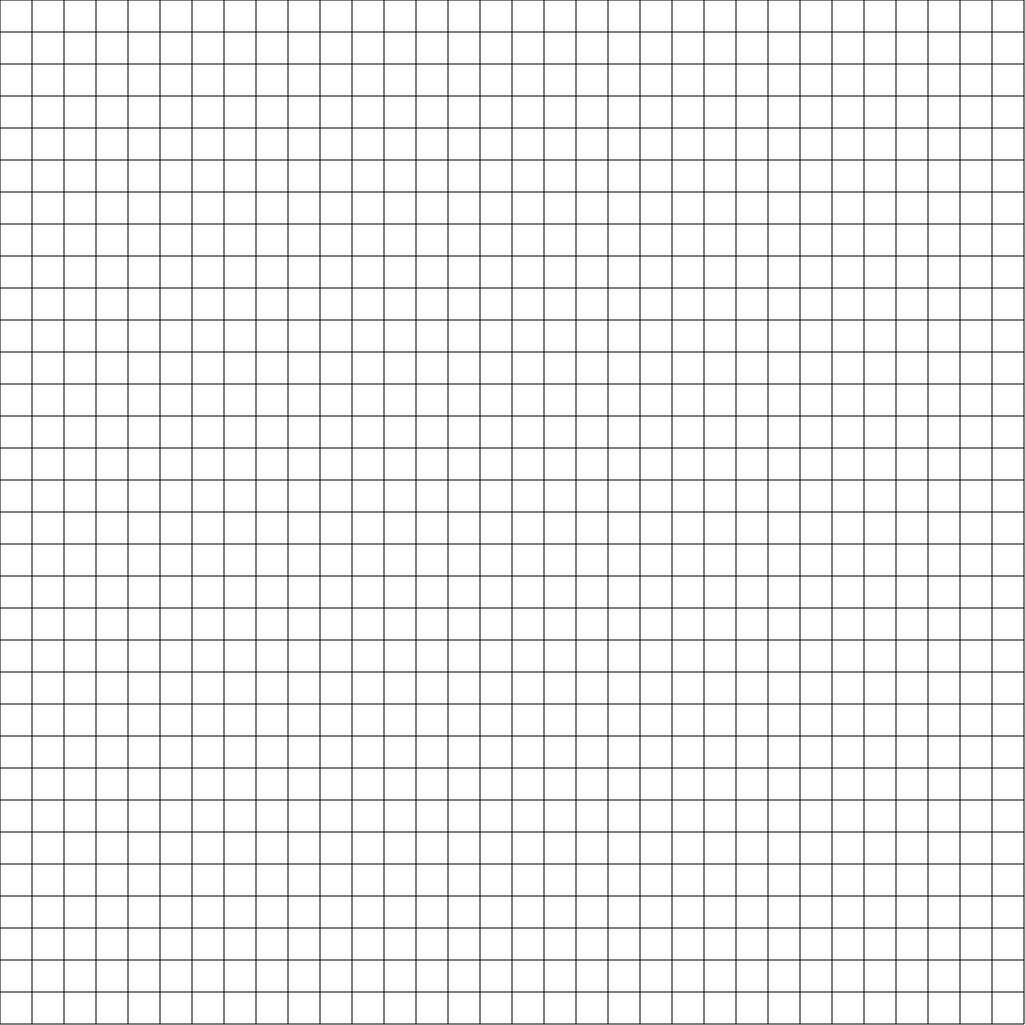
Frame 1 (no input)
Frame 60 (no input): identical to frame 1, image omitted
Frame 120 (the mouse pressed at the canvas centre since frame 60): identical to frame 1, image omitted

The p5.js sketch that drew this single still picture (run headless with seeded random() and noise() and a simulated clock; from frame 60 on, the mouse is pressed at the canvas centre):

// p5.js sketch
// ── sketch.js
let grid = []
let stack = []
let numberOfCells = 32
let cellSize, currentCell
let startIndex = {x: NaN, y: NaN}
let inputField
let numberOfCellsChanged = false

function setup () {
  createCanvas(1025, 1025)
  strokeCap(SQUARE)
  width -= 1
  height -= 1

  createP('Enter the number of cells per row/column:')
  inputField = createInput(numberOfCells, 'number')
  inputField.input(() => {
    numberOfCells = inputField.elt.value
    currentCell = null
    stack = []
    startIndex = {x: NaN, y: NaN}
    numberOfCellsChanged = true
  })

  cellSize = width / numberOfCells

  for (let i = 0; i < numberOfCells; i++) {
    grid[i] = new Array(numberOfCells)
  }

  for (let x = 0; x < numberOfCells; x++) {
    for (let y = 0; y < numberOfCells; y++) {
      grid[x][y] = new Cell(x, y)

      if (y != 0) {
        grid[x][y].north = new Wall(x, y, x + 1, y)
      }

      if (x != 0) {
        grid[x][y].west = new Wall(x, y, x, y + 1)
      }
    }
  }
}

function mouseClicked () {
  if (mouseX > 0 && mouseX < width && mouseY > 0 && mouseY < height && !startIndex.x && !startIndex.y) {
    startIndex.x = int(mouseX / cellSize)
    startIndex.y = int(mouseY / cellSize)

    grid[startIndex.x][startIndex.y].current = true
    grid[startIndex.x][startIndex.y].visited = true
  }
}

function draw () {
  background(255)

  if (numberOfCellsChanged) {
    cellSize = width / numberOfCells

    for (let i = 0; i < numberOfCells; i++) {
      grid[i] = new Array(numberOfCells)
    }

    for (let x = 0; x < numberOfCells; x++) {
      for (let y = 0; y < numberOfCells; y++) {
        grid[x][y] = new Cell(x, y)

        if (y != 0) {
          grid[x][y].north = new Wall(x, y, x + 1, y)
        }

        if (x != 0) {
          grid[x][y].west = new Wall(x, y, x, y + 1)
        }
      }
    }

    numberOfCellsChanged = false
  }

  let unvisitedCellsLeft = false

  for (let x = 0; x < numberOfCells; x++) {
    for (let y = 0; y < numberOfCells; y++) {
      let current = grid[x][y]
      current.show()

      if (current.north) {
        current.north.show()
      }

      if (current.west) {
        current.west.show()
      }

      if (!current.visited) {
        unvisitedCellsLeft = true
      }

      if (current.current) {
        currentCell = current
      }
    }
  }

  // Display the border
  noFill()
  stroke(0)

  line(0, 0, width, 0)
  line(0, 0, 0, height)
  line(width, 0, width, height)
  line(0, height, width, height)

  if (unvisitedCellsLeft && currentCell) {
    let unvisitedNeighbours = getUnvisitedNeighbours(currentCell)

    if (unvisitedNeighbours.length > 0) {
      let neighbour = random(unvisitedNeighbours)

      stack.push(neighbour)
      removeWalls(currentCell, neighbour)

      currentCell.current = false
      currentCell = neighbour
      currentCell.current = true
      currentCell.visited = true
    } else if (stack.length > 0) {
      let current = stack.pop()
      currentCell.current = false
      current.current = true
    }
  } else if (currentCell) {
    currentCell.current = false
    currentCell = null
    stack = []
  }
}

function removeWalls (cell1, cell2) {
  if (cell1.x < cell2.x) {
    cell2.west = null
  } else if (cell1.x > cell2.x) {
    cell1.west = null
  }

  if (cell1.y < cell2.y) {
    cell2.north = null
  } else if (cell1.y > cell2.y) {
    cell1.north = null
  }
}

function getUnvisitedNeighbours (cell) {
  let neighbours = []

  if (cell.x > 0) {
    if (!grid[cell.x - 1][cell.y].visited) {
      neighbours.push(grid[cell.x - 1][cell.y])
    }
  }

  if (cell.x < numberOfCells - 1) {
    if (!grid[cell.x + 1][cell.y].visited) {
      neighbours.push(grid[cell.x + 1][cell.y])
    }
  }

  if (cell.y > 0) {
    if (!grid[cell.x][cell.y - 1].visited) {
      neighbours.push(grid[cell.x][cell.y - 1])
    }
  }

  if (cell.y < numberOfCells - 1) {
    if (!grid[cell.x][cell.y + 1].visited) {
      neighbours.push(grid[cell.x][cell.y + 1])
    }
  }

  return neighbours
}

// ── cell.js
class Cell {
  constructor (x, y) {
    this.x = x
    this.y = y
    this.start = false
    this.visited = false
    this.current = false
  }

  show () {
    let cellColor = {r: NaN, g: NaN, b: NaN}

    if (this.visited) {
      if (this.current) {
        cellColor = {r: 100, g: 155, b: 155}
      } else {
        cellColor = {r: 155, g: 155, b: 100}
      }

      fill(cellColor.r, cellColor.g, cellColor.b)
      noStroke()

      rect(
        this.x * cellSize,
        this.y * cellSize,
        cellSize,
        cellSize
        )
    }
  }
}

// ── style.css
body {
  padding: 0;
	margin: 0;
	background-color: rgb(100, 100, 100);
}

canvas {
	margin-left: auto;
	margin-right: auto;
	display: block;
}

h1, h3, p{
	color: white;
	font-family: 'Roboto', sans-serif;
	text-align: center;
}

input {
	display: block;
	margin-left: auto;
	margin-right: auto;
	width: 4em;
	text-align: center;
}

// ── wall.js
class Wall {
  constructor (startX, startY, endX, endY) {
    this.startX = startX
    this.startY = startY
    this.endX = endX
    this.endY = endY
  }

  show () {
    noFill()
    stroke(0)

    line(this.startX * cellSize, this.startY * cellSize, this.endX * cellSize, this.endY * cellSize)
  }
}
